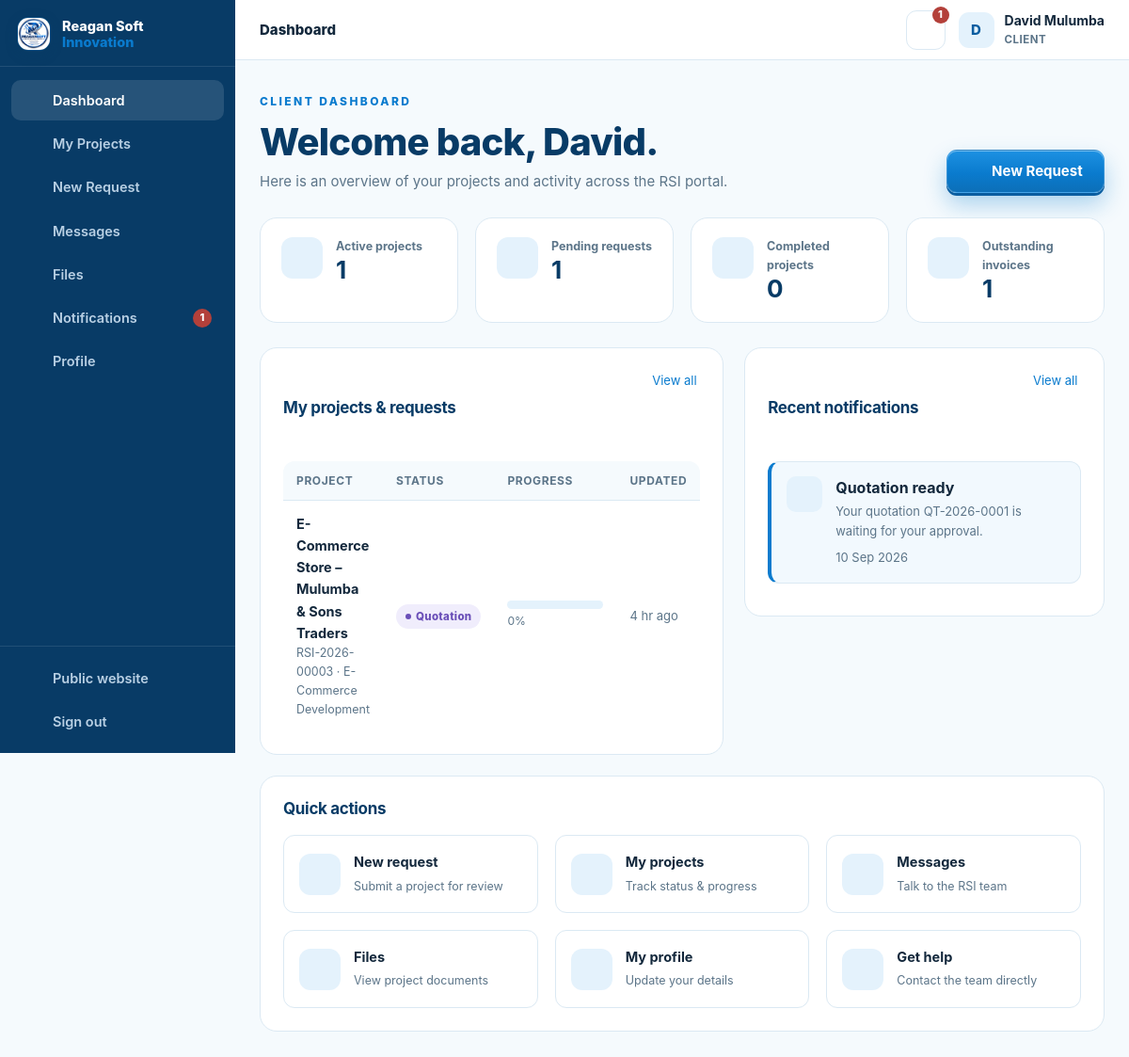
/client/index.php (signed in), run on an earlier commit of the app's database.
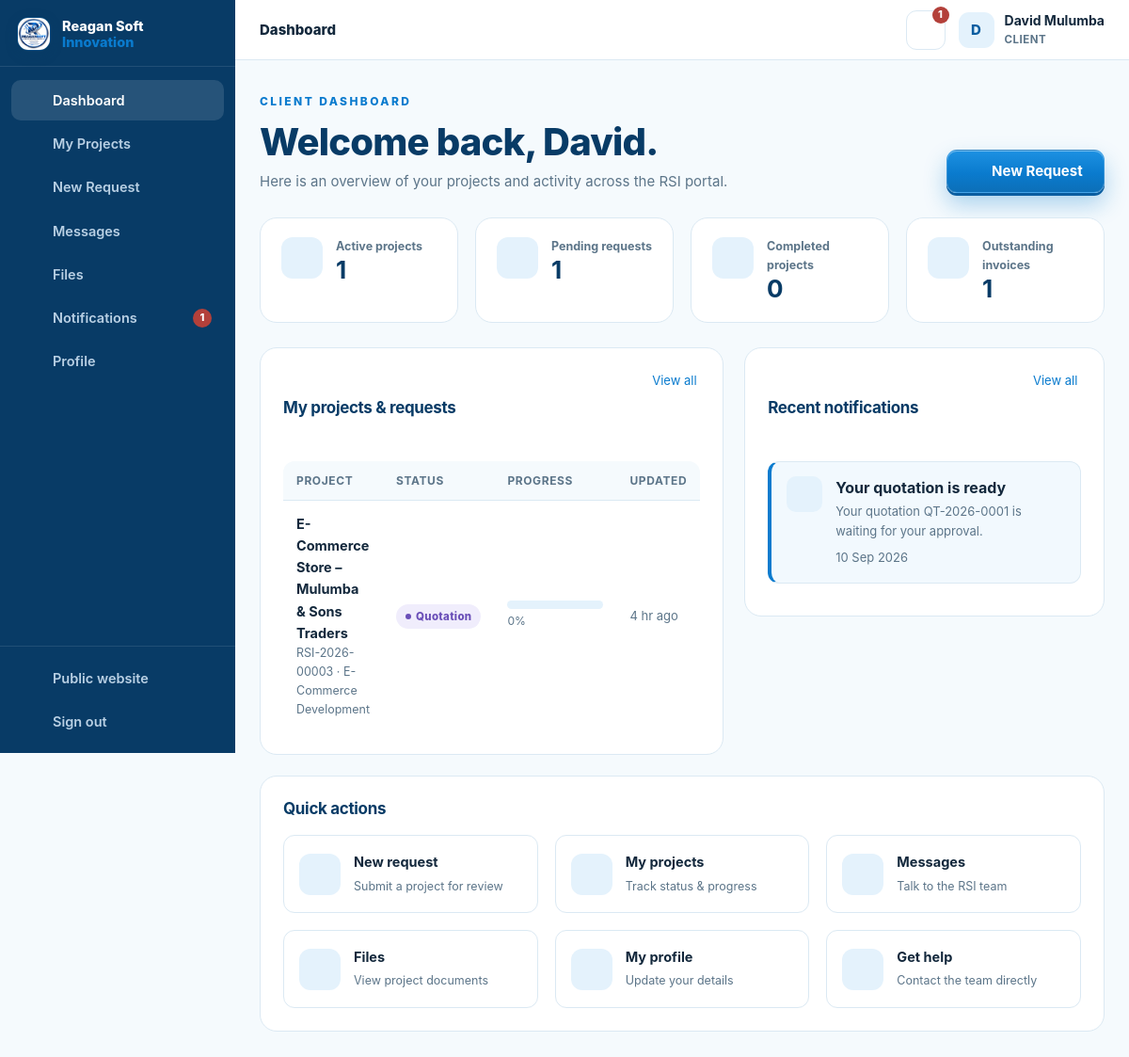
And on a later commit of the database.
### tables this page shows
CREATE TABLE users (
  id INT UNSIGNED AUTO_INCREMENT PRIMARY KEY,
  full_name VARCHAR(150) NOT NULL,
  email VARCHAR(190) NOT NULL UNIQUE,
  phone VARCHAR(40) NULL,
  password_hash VARCHAR(255) NOT NULL,
  role ENUM('admin','staff','client') NOT NULL DEFAULT 'client',
  company VARCHAR(190) NULL,
  address VARCHAR(255) NULL,
  avatar VARCHAR(255) NULL,
  active TINYINT(1) NOT NULL DEFAULT 1,
  failed_logins INT UNSIGNED NOT NULL DEFAULT 0,
  locked_until DATETIME NULL,
  last_login_at DATETIME NULL,
  created_at TIMESTAMP DEFAULT CURRENT_TIMESTAMP,
  updated_at TIMESTAMP DEFAULT CURRENT_TIMESTAMP ON UPDATE CURRENT_TIMESTAMP,
  INDEX idx_users_role (role),
  INDEX idx_users_active (active)
);

CREATE TABLE projects (
  id INT UNSIGNED AUTO_INCREMENT PRIMARY KEY,
  ref_no VARCHAR(30) NOT NULL UNIQUE,                
  client_id INT UNSIGNED NOT NULL,
  service_id INT UNSIGNED NULL,
  assigned_to INT UNSIGNED NULL,                     
  title VARCHAR(190) NOT NULL,
  description TEXT NOT NULL,
  requirements TEXT NULL,
  budget DECIMAL(14,2) NULL,
  priority ENUM('low','normal','high','urgent') NOT NULL DEFAULT 'normal',
  status ENUM('NEW','REVIEWING','QUOTATION','APPROVED','IN_PROGRESS','WAITING_FOR_CLIENT','TESTING','COMPLETED','CANCELLED') NOT NULL DEFAULT 'NEW',
  progress TINYINT UNSIGNED NOT NULL DEFAULT 0,
  deadline DATE NULL,
  started_at DATETIME NULL,
  completed_at DATETIME NULL,
  submitted_at TIMESTAMP DEFAULT CURRENT_TIMESTAMP,
  updated_at TIMESTAMP DEFAULT CURRENT_TIMESTAMP ON UPDATE CURRENT_TIMESTAMP,
  FOREIGN KEY (client_id) REFERENCES users(id) ON DELETE CASCADE,
  FOREIGN KEY (service_id) REFERENCES services(id) ON DELETE SET NULL,
  FOREIGN KEY (assigned_to) REFERENCES users(id) ON DELETE SET NULL,
  INDEX idx_projects_client (client_id),
  INDEX idx_projects_status (status),
  INDEX idx_projects_assigned (assigned_to),
  INDEX idx_projects_service (service_id)
);

CREATE TABLE services (
  id INT UNSIGNED AUTO_INCREMENT PRIMARY KEY,
  name VARCHAR(150) NOT NULL,
  slug VARCHAR(160) NOT NULL UNIQUE,
  description TEXT NOT NULL,
  price DECIMAL(14,2) NOT NULL DEFAULT 0,
  price_max DECIMAL(14,2) NULL,         
  price_note VARCHAR(120) NOT NULL DEFAULT 'Starting from',
  features TEXT NULL,                  
  delivery_days INT UNSIGNED NULL,     
  icon VARCHAR(60) NOT NULL DEFAULT 'code-s',    
  status ENUM('active','inactive') NOT NULL DEFAULT 'active',
  sort_order INT UNSIGNED NOT NULL DEFAULT 0,
  created_at TIMESTAMP DEFAULT CURRENT_TIMESTAMP,
  INDEX idx_services_status (status)
);

CREATE TABLE notifications (
  id INT UNSIGNED AUTO_INCREMENT PRIMARY KEY,
  user_id INT UNSIGNED NOT NULL,
  title VARCHAR(190) NOT NULL,
  message TEXT NULL,
  type ENUM('info','success','warning','project','quotation','invoice','task') NOT NULL DEFAULT 'info',
  is_read TINYINT(1) NOT NULL DEFAULT 0,
  related_project_id INT UNSIGNED NULL,
  created_at TIMESTAMP DEFAULT CURRENT_TIMESTAMP,
  FOREIGN KEY (user_id) REFERENCES users(id) ON DELETE CASCADE,
  FOREIGN KEY (related_project_id) REFERENCES projects(id) ON DELETE SET NULL,
  INDEX idx_notifications_user (user_id, is_read)
);

### config/config.php (called while the page is built, shortened)
<?php
function db(): PDO {
    static $pdo = null;
    if ($pdo === null) {
        try {
            $pdo = new PDO(
                'mysql:host=' . DB_HOST . ';dbname=' . DB_NAME . ';charset=utf8mb4',
                DB_USER,
                DB_PASS,
                [
                    PDO::ATTR_ERRMODE            => PDO::ERRMODE_EXCEPTION,
                    PDO::ATTR_DEFAULT_FETCH_MODE => PDO::FETCH_ASSOC,
                    PDO::ATTR_EMULATE_PREPARES   => false,
                    PDO::ATTR_STRINGIFY_FETCHES  => false,
                ]
            );
        } catch (PDOException $e) {
            log_error('DB connection failed: ' . $e->getMessage());
            http_response_code(500);
            exit('Unable to connect to the database. Please check the installation.');
        }
    }
    return $pdo;
}
function e(mixed $value): string {
    return htmlspecialchars((string)($value ?? ''), ENT_QUOTES, 'UTF-8');
}
function flash(string $key, ?string $value = null): ?string {
    $msg = $_SESSION['flash'][$key] ?? null;
    return $msg;
}
function app_url(string $path = ''): string {
    return APP_URL . ($path === '' ? '' : '/' . ltrim($path, '/'));
}
function current_user(): ?array {
    static $user = false;
    if ($user === false) {
        if (empty($_SESSION['user_id'])) {
            $user = null;
        } else {
            $st = db()->prepare('SELECT * FROM users WHERE id = ? AND active = 1 LIMIT 1');
            $st->execute([(int)$_SESSION['user_id']]);
            $user = $st->fetch() ?: null;
        }
    }
    return $user;
}
function is_logged_in(): bool {
    return current_user() !== null;
}
function user_role(): ?string {
    $u = current_user();
    return $u['role'] ?? null;
}
function require_login(): void {
    if (!is_logged_in()) {
        $_SESSION['intended'] = $_SERVER['REQUEST_URI'] ?? '';
        flash('error', 'Please sign in to continue.');
        redirect(app_url('login.php'));
    }
}
function require_role(string $role): void {
    require_login();
}
function require_client(): void {
    require_role('client');
}
require_once __DIR__ . '/../inc/functions.php';

### client/index.php (the view, shortened to what this page needs)
<?php
require __DIR__ . '/../config/config.php';
require_client();
$uid = (int)current_user()['id'];
$pdo = db();
$projects = $pdo->prepare(
    "SELECT p.*, s.name AS service FROM projects p
     LEFT JOIN services s ON s.id = p.service_id
     WHERE p.client_id = ? ORDER BY p.updated_at DESC, p.id DESC"
); $projects->execute([$uid]); $projects = $projects->fetchAll();
$active = array_values(array_filter($projects, fn($p) => !in_array($p['status'], ['COMPLETED', 'CANCELLED'], true)));
$pending = array_values(array_filter($projects, fn($p) => in_array($p['status'], ['NEW', 'REVIEWING', 'QUOTATION'], true)));
$completed = array_values(array_filter($projects, fn($p) => $p['status'] === 'COMPLETED'));
$invoices = $pdo->prepare("SELECT * FROM invoices WHERE client_id = ? AND status IN ('sent','partially_paid','overdue')");
$invoices->execute([$uid]); $outstanding = $invoices->fetchAll();
$notifs = $pdo->prepare("SELECT * FROM notifications WHERE user_id = ? ORDER BY created_at DESC LIMIT 5");
$notifs->execute([$uid]); $notifs = $notifs->fetchAll();
$user = current_user();
dashboard_head(['title' => 'Client Dashboard', 'active' => 'dashboard', 'crumb' => 'Dashboard']);
?>
<div class="dash-head">
  <div>
    <span class="eyebrow">Client dashboard</span>
    <h2>Welcome back, <?= e(explode(' ', $user['full_name'])[0]) ?>.</h2>
    <p class="sub">Here is an overview of your projects and activity across the RSI portal.</p>
  </div>
  <div class="actions no-print">
    <a class="btn btn-primary" href="<?= app_url('client/request.php') ?>"><?= icon('plus') ?> New Request</a>
  </div>
</div>
<div class="stats">
  <div class="stat">
    <span class="stat-icon"><?= icon('folder') ?></span>
    <div><small>Active projects</small><strong><?= count($active) ?></strong></div>
  </div>
  <div class="stat">
    <span class="stat-icon"><?= icon('clock') ?></span>
    <div><small>Pending requests</small><strong><?= count($pending) ?></strong></div>
  </div>
  <div class="stat">
    <span class="stat-icon"><?= icon('check') ?></span>
    <div><small>Completed projects</small><strong><?= count($completed) ?></strong></div>
  </div>
  <div class="stat">
    <span class="stat-icon"><?= icon('money') ?></span>
    <div><small>Outstanding invoices</small><strong><?= count($outstanding) ?></strong></div>
  </div>
</div>
<div class="grid-2">
  <section class="panel">
    <div class="panel-head">
      <h3>My projects &amp; requests</h3>
      <a class="small" href="<?= app_url('client/projects.php') ?>">View all <?= icon('arrow') ?></a>
    </div>
    <?php if ($projects): ?>
      <div class="table-wrap">
        <table class="table">
          <thead><tr><th>Project</th><th>Status</th><th>Progress</th><th>Updated</th></tr></thead>
          <tbody>
            <?php foreach (array_slice($projects, 0, 6) as $p): ?>
              <tr>
                <td>
                  <a class="row-title" href="<?= app_url('client/project.php?id=' . (int)$p['id']) ?>"><?= e($p['title']) ?></a>
                  <div class="row-sub"><?= e($p['ref_no']) ?> · <?= e($p['service'] ?? 'General') ?></div>
                </td>
                <td><?= status_badge($p['status']) ?></td>
                <td style="min-width:130px">
                  <div class="progress"><span style="width:<?= max(0, min(100, (int)$p['progress'])) ?>%"></span></div>
                  <small class="muted"><?= (int)$p['progress'] ?>%</small>
                </td>
                <td class="muted small"><?= time_ago($p['updated_at']) ?></td>
              </tr>
            <?php endforeach; ?>
          </tbody>
        </table>
      </div>
    <?php endif; ?>
  </section>
  <section class="panel">
    <div class="panel-head">
      <h3>Recent notifications</h3>
      <a class="small" href="<?= app_url('client/notifications.php') ?>">View all <?= icon('arrow') ?></a>
    </div>
    <?php if ($notifs): ?>
      <?php foreach ($notifs as $n): ?>
        <div class="notif-item <?= $n['is_read'] ? '' : 'unread' ?>">
          <span class="notif-icon"><?= icon('bell') ?></span>
          <div>
            <b><?= e($n['title']) ?></b>
            <p class="small muted mb-0" style="margin:2px 0 4px"><?= e(truncate($n['message'], 120)) ?></p>
            <span class="small muted"><?= time_ago($n['created_at']) ?></span>
          </div>
        </div>
      <?php endforeach; ?>
    <?php endif; ?>
  </section>
</div>
<section class="panel">
  <div class="panel-head"><h3>Quick actions</h3></div>
  <div class="grid-3">
    <a class="quick-cta" href="<?= app_url('client/request.php') ?>"><span class="stat-icon"><?= icon('plus') ?></span><div><b>New request</b><small>Submit a project for review</small></div></a>
    <a class="quick-cta" href="<?= app_url('client/projects.php') ?>"><span class="stat-icon"><?= icon('folder') ?></span><div><b>My projects</b><small>Track status &amp; progress</small></div></a>
    <a class="quick-cta" href="<?= app_url('client/messages.php') ?>"><span class="stat-icon"><?= icon('chat') ?></span><div><b>Messages</b><small>Talk to the RSI team</small></div></a>
    <a class="quick-cta" href="<?= app_url('client/files.php') ?>"><span class="stat-icon"><?= icon('file') ?></span><div><b>Files</b><small>View project documents</small></div></a>
    <a class="quick-cta" href="<?= app_url('client/profile.php') ?>"><span class="stat-icon"><?= icon('user') ?></span><div><b>My profile</b><small>Update your details</small></div></a>
    <a class="quick-cta" href="<?= app_url('contact.php') ?>"><span class="stat-icon"><?= icon('phone') ?></span><div><b>Get help</b><small>Contact the team directly</small></div></a>
  </div>
</section>
<?php dashboard_footer(); ?>

### inc/layout.php (shortened to what this page needs)
<?php
function dashboard_nav_items(): array {
    $role = user_role();
    $client = [
        ['dashboard', 'Dashboard', app_url('client/index.php'), 'dashboard'],
        ['projects', 'My Projects', app_url('client/projects.php'), 'folder'],
        ['request', 'New Request', app_url('client/request.php'), 'plus'],
        ['messages', 'Messages', app_url('client/messages.php'), 'chat'],
        ['files', 'Files', app_url('client/files.php'), 'file'],
        ['notifications', 'Notifications', app_url('client/notifications.php'), 'bell'],
        ['profile', 'Profile', app_url('client/profile.php'), 'user'],
    ];
    $staff = [
        ['dashboard', 'Dashboard', app_url('admin/index.php'), 'dashboard'],
        ['projects', 'Projects', app_url('admin/projects.php'), 'folder'],
        ['requests', 'Requests', app_url('admin/requests.php'), 'inbox'],
        ['clients', 'Clients', app_url('admin/clients.php'), 'users'],
        ['tasks', 'Tasks', app_url('admin/tasks.php'), 'list'],
        ['quotations', 'Quotations', app_url('admin/quotations.php'), 'doc'],
        ['invoices', 'Invoices', app_url('admin/invoices.php'), 'money'],
        ['messages', 'Messages', app_url('admin/messages.php'), 'chat'],
        ['files', 'Files', app_url('admin/files.php'), 'file'],
    ];
    return $role === 'client' ? $client : $staff;
}
function dashboard_head(array $page = []): void {
    $user = current_user();
    $role = user_role();
    $items = dashboard_nav_items();
    $active = $page['active'] ?? '';
    $unread = unread_notifications();
    $loginUrl = $role === 'client' ? app_url('client/index.php') : app_url('admin/index.php');
    ?>
<!doctype html>
<html lang="en">
<head>
<link rel="stylesheet" href="<?= app_url('assets/css/style.css') ?>">
</head>
<body class="dash-body">
<div class="dash-layout">
  <aside class="sidebar" id="sidebar" aria-label="Portal navigation">
    <div class="sidebar-brand">
      <a class="brand" href="<?= $loginUrl ?>">
        <img src="<?= app_url('assets/img/reagansoftinnovation-logo.jpeg') ?>" alt="" width="38" height="38">
        <span class="brand-text">Reagan Soft <b>Innovation</b></span>
      </a>
    </div>
    <nav class="side-nav">
      <?php foreach ($items as $it): ?>
        <a href="<?= e($it[2]) ?>" class="<?= $active === $it[0] ? 'active' : '' ?>">
          <?= icon($it[3]) ?><span><?= e($it[1]) ?></span>
          <?php if ($it[0] === 'notifications' && $unread > 0): ?><span class="side-badge"><?= $unread ?></span><?php endif; ?>
        </a>
      <?php endforeach; ?>
    </nav>
    <div class="side-bottom">
      <a href="<?= app_url($role !== 'client' ? 'index.php' : 'index.php') ?>"><?= icon('globe') ?><span>Public website</span></a>
      <a href="<?= app_url('logout.php') ?>"><?= icon('logout') ?><span>Sign out</span></a>
    </div>
  </aside>
  <div class="dash-shell">
    <header class="dash-topbar">
      <div class="dash-topbar-title">
        <span class="dash-crumb"><?= e($page['crumb'] ?? 'Portal') ?></span>
      </div>
      <div class="dash-topbar-right">
        <?php if ($role === 'client'): ?>
          <a class="icon-btn" href="<?= app_url('client/notifications.php') ?>" aria-label="Notifications">
            <?= icon('bell') ?>
            <?php if ($unread > 0): ?><span class="icon-badge"><?= $unread ?></span><?php endif; ?>
          </a>
        <?php endif; ?>
        <div class="user-chip">
          <span class="user-avatar"><?= e(mb_strtoupper(mb_substr($user['full_name'] ?? '?', 0, 1))) ?></span>
          <div class="user-meta">
            <strong><?= e($user['full_name'] ?? '') ?></strong>
            <small><?= e(mb_strtoupper($role)) ?></small>
          </div>
        </div>
      </div>
    </header>
    <main class="dash-main" id="main">
<?php
}
function dashboard_footer(): void {
    ?>
    </main>
  </div>
</div>
</body>
</html>
<?php
}

### inc/functions.php (shortened to what this page needs)
<?php
function time_ago(?string $datetime): string {
    $ts = strtotime($datetime);
    $diff = time() - $ts;
    if ($diff < 86400) return intdiv($diff, 3600) . ' hr ago';
    return date('d M Y', $ts);
}
function truncate(string $text, int $length = 90): string {
    return mb_strimwidth($text, 0, $length, '…');
}
function status_badge(string $status): string {
    $class = [
        'NEW' => 'blue', 'REVIEWING' => 'sky', 'QUOTATION' => 'violet',
        'APPROVED' => 'cyan', 'IN_PROGRESS' => 'blue', 'WAITING_FOR_CLIENT' => 'amber',
        'TESTING' => 'violet', 'COMPLETED' => 'green', 'CANCELLED' => 'red',
        'TODO' => 'gray', 'REVIEW' => 'violet',
        'draft' => 'gray', 'sent' => 'blue', 'accepted' => 'green', 'rejected' => 'red', 'expired' => 'amber', 'cancelled' => 'red',
        'paid' => 'green', 'partially_paid' => 'amber', 'overdue' => 'red',
        'active' => 'green', 'inactive' => 'red',
        'read' => 'gray', 'unread' => 'blue',
    ];
    $label = ucwords(str_replace('_', ' ', strtolower((string)$status)));
    return '<span class="badge ' . ($class[$status] ?? 'gray') . '">' . e($label) . '</span>';
}
function unread_notifications(?int $userId = null): int {
    $uid = $userId ?? (int)(current_user()['id'] ?? 0);
    $st = db()->prepare('SELECT COUNT(*) c FROM notifications WHERE user_id = ? AND is_read = 0');
    $st->execute([$uid]);
    return (int)$st->fetch()['c'];
}
function icon(string $name, string $class = ''): string {
    $path = $paths[$name] ?? $paths['code-s'];
    $cls = $class !== '' ? ' class="' . e($class) . '"' : '';
    return '<svg' . $cls . ' viewBox="0 0 24 24" fill="none" stroke="currentColor" stroke-width="1.8" stroke-linecap="round" stroke-linejoin="round" aria-hidden="true">' . $path . '</svg>';
}
require_once __DIR__ . '/layout.php';

What changed in the data, as far as the page shows it:
changed notifications: title "Quotation ready" → "Your quotation is ready"
